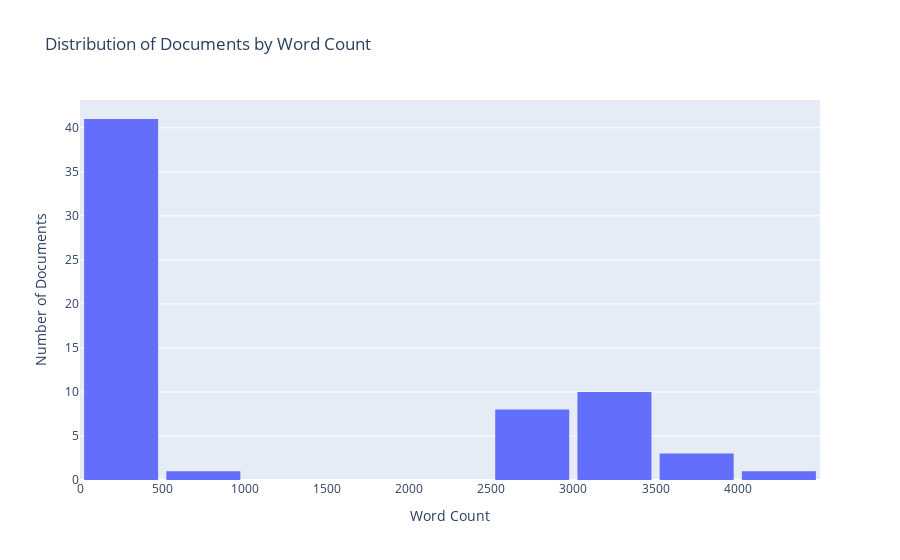

Source (notebook cell):
### Markdown cell above
## Word count in all postgraduate documents

### Code cell
du.histogram_word_count_multiple_docs(postgraduate_text_data)

### Figure 1 — Plotly figure (JSON) as saved in the notebook; plotly's stock layout.template omitted (floating-point values rounded to 4 significant figures)
{"data": [{"bingroup": "x", "hovertemplate": "Word Count=%{x}<br>count=%{y}<extra></extra>", "legendgroup": "", "marker": {"color": "#636efa", "pattern": {"shape": ""}}, "name": "", "nbinsx": 10, "orientation": "v", "showlegend": false, "type": "histogram", "x": [3291, 128, 31, 3153, 137, 33, 2962, 448, 29, 3014, 437, 29, 3273, 5, 31, 3107, 443, 31, 3818, 518, 30, 2955, 263, 31, 2741, 424, 29, 3301, 128, 3557, 81, 4195, 144, 32, 3845, 31, 11, 2961, 76, 3180, 448, 34, 2753, 426, 30, 3214, 124, 31, 3044, 268, 29, 2776, 264, 30, 3117, 423, 22, 2953, 198, 36, 2809, 197, 35, 474], "xaxis": "x", "yaxis": "y"}], "layout": {"bargap": 0.1, "barmode": "relative", "legend": {"tracegroupgap": 0}, "title": {"text": "Distribution of Documents by Word Count"}, "xaxis": {"anchor": "y", "domain": [0, 1], "title": {"text": "Word Count"}}, "yaxis": {"anchor": "x", "domain": [0, 1], "title": {"text": "Number of Documents"}}}}
